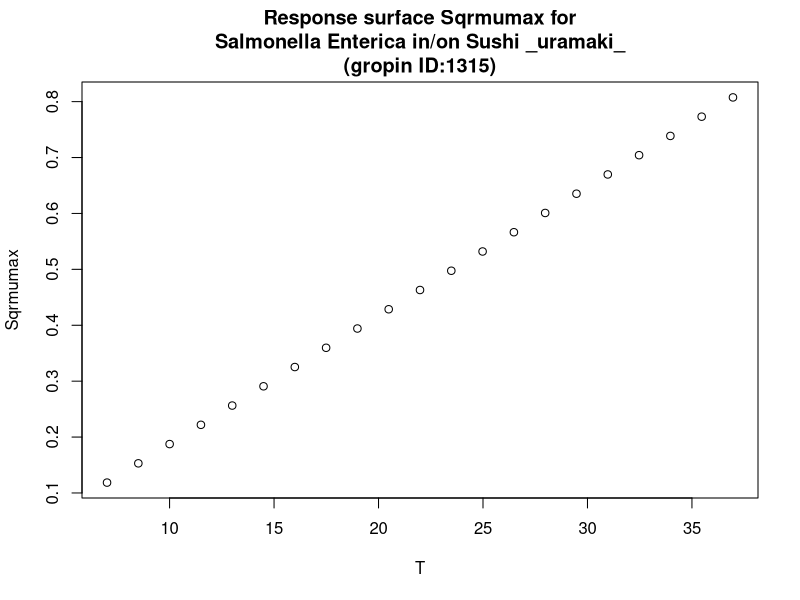

The R source for this figure:
#############################
# start of Parameter script
#############################
T <- seq(7.007,36.963036963037,length.out=21)
#############################
# end of Parameter script
#############################
############################# 
# start of Model script Gropin ID 1315 
#############################
 
# constant coefficients for this model
 
variables <- data.frame(T)
argumentsPar <- expand.grid(variables)
 
# heart of the model
response_surface <- function(T) {
   mumax <-0.023*(T-1.852)

return(mumax=mumax)
} 

# output parameters
responseSurface <- cbind(argumentsPar,response_surface(argumentsPar['T']))
colnames(responseSurface) <- c(colnames(argumentsPar),'Sqrmumax')
#############################
# End of Model script
#############################
############################# 
# start of Visualisation script Gropin ID 1315 
#############################
plot(T,responseSurface$'Sqrmumax',xlab='T',
                          ylab='Sqrmumax',main='Response surface Sqrmumax for
Salmonella Enterica in/on Sushi _uramaki_
(gropin ID:1315)')
#############################
# End of Visualisation script
#############################
